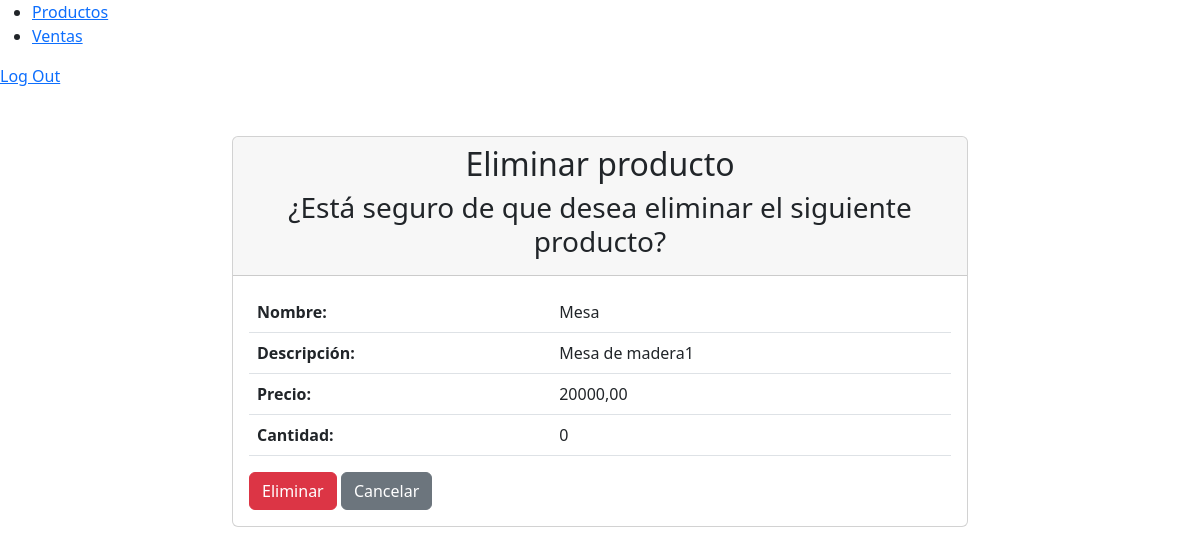
Page /eliminar_producto/1 (signed in) on the earlier database version.
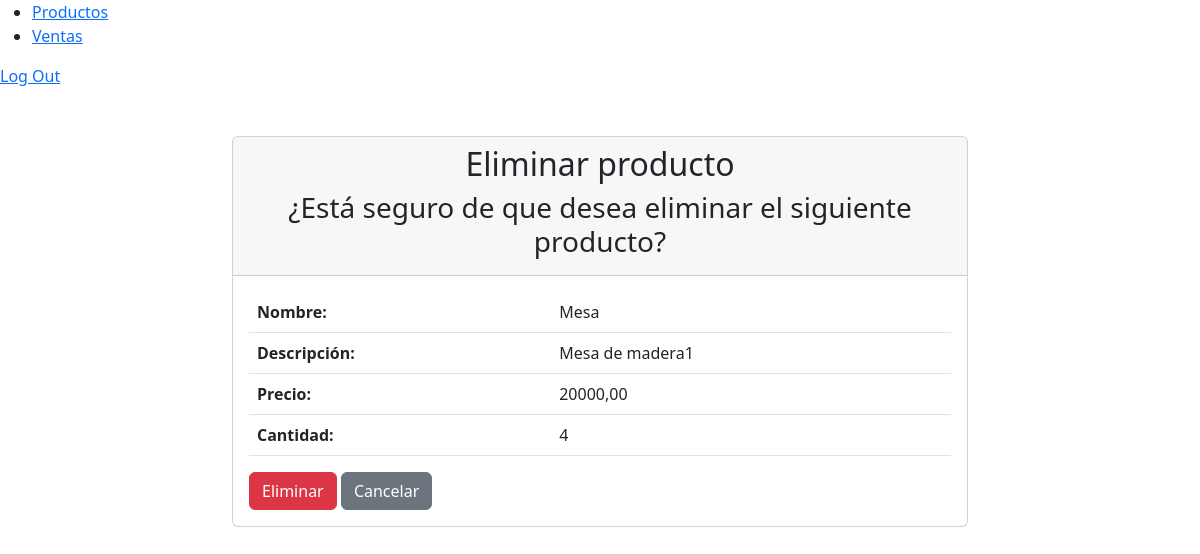
Same page on the later database version.
### Inventario/models.py (models this page shows, shortened)
class Producto(models.Model):
    nombre = models.CharField(max_length=100)
    descripcion = models.TextField()
    precio = models.DecimalField(max_digits=8, decimal_places=2)
    cantidad = models.IntegerField()

### Inventario/views.py (the view)
# urls.py: path('eliminar_producto/<int:pk>', views.eliminar_producto, name='eliminar_producto'),
@login_required
def eliminar_producto(request, pk):
    producto = get_object_or_404(Producto, pk=pk)
    if request.method == 'POST':
        producto.delete()
        messages.success(request, 'Producto eliminado correctamente.')
        return redirect('reporte_existencias')
    return render(request, 'Inventario/eliminar_producto.html', {'producto': producto})

### Inventario/templates/Inventario/eliminar_producto.html (shortened to what this page needs)
{% extends 'Inventario/base.html' %}
{% block content %}
<div class="container">
  <div class="row justify-content-center">
    <div class="col-md-8">
      <div class="card mt-5">
        <div class="card-header">
          <h2 class="text-center">Eliminar producto</h2>
		  <h3 class="text-center">¿Está seguro de que desea eliminar el siguiente producto?</h3>
        </div>
        <div class="card-body">
		  <table class="table">
			<tbody>
			  <tr>
				<th scope="row">Nombre:</th>
				<td>{{ producto.nombre }}</td>
			  </tr>
			  <tr>
				<th scope="row">Descripción:</th>
				<td>{{ producto.descripcion }}</td>
			  </tr>
			  <tr>
				<th scope="row">Precio:</th>
				<td>{{ producto.precio }}</td>
			  </tr>
			  <tr>
				<th scope="row">Cantidad:</th>
				<td>{{ producto.cantidad }}</td>
			  </tr>
			</tbody>
		  </table>
		  <form method="post">
			<button type="submit" class="btn btn-danger">Eliminar</button>
			<a href="{% url 'reporte_existencias' %}" class="btn btn-secondary">Cancelar</a>
		  </form>
        </div>
      </div>
    </div>
  </div>
</div>
{% endblock %}

Differences in the rows shown:
changed Producto "Mesa": cantidad "0" → "4"
